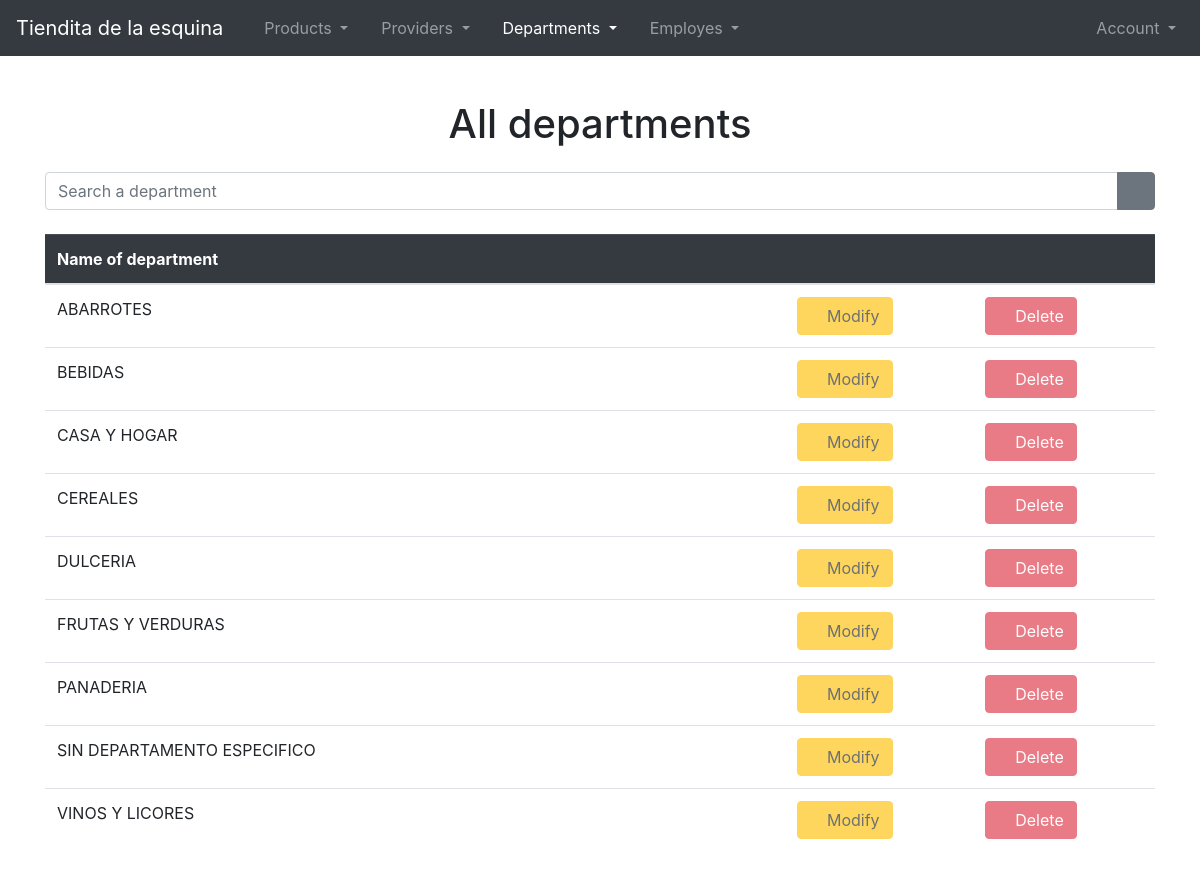
Page /show-departments/ (signed in) on the committed database.
### Departments/models.py (models this page shows)
class Department( models.Model ):
    departmentname = models.CharField(max_length = 100, blank = False)
    def __str__(self):
        return self.departmentname

### Departments/views.py (the view)
# urls.py: path('show-departments/', views.ShowDepartmentsListView.as_view(), name = 'showdeppartmentspage'),
class ShowDepartmentsListView( LoginRequiredMixin, ListView ):
    login_url = 'loginpage'
    template_name = 'showdepartments.html'
    queryset = Department.objects.all().order_by('departmentname')
    def get_context_data(self, **kwargs):
        context = super().get_context_data(**kwargs)
        context['titleOfPage'] = "Show all departments"
        context['nameOfApplication'] = NAME_OF_PROJECT
        return context

### project.py (called while the page is built)
def NAME_OF_PROJECT():
    return 'Tiendita de la esquina'

### Departments/templates/showdepartments.html
{% extends 'shared/body.html' %}
{% block content %}
    <div class="col-12 mb-3">
        <center>
            <h1>All departments</h1>
        </center>
    </div>
    <div class="col-12 mt-4 mt-sm-4 mt-md-0 mt-lg-0 mt-xl-0">
        <div class="row">
            <div class="col-12">
                <form action="{% url 'Departments:searcheddepartment' %}">
                    <div class="input-group mb-3">
                        <input name="dep" type="text" class="form-control" placeholder="Search a department">
                        <div class="input-group-append">
                            <button type="submit" class="btn btn-secondary">
                                <i class="bi bi-search"></i>
                            </button>
                        </div>
                    </div>
                </form>
            </div>
        </div>
        <div class="row">
            <div class="col-12 mt-2">
                <div class="table-responsive">
                    <table class="table">
                        <thead class="table-dark">
                            <tr>
                                <th scope="col">Name of department</th>
                                <th scope="col"></th>
                                <th scope="col"></th>
                            </tr>
                        </thead>
                        <tbody>
                            {% for dep in object_list %}
                                <tr class>
                                    <td class="col-8">{{ dep }}</td>
                                    <td>
                                        <button class="btn btn-warning" disabled>
                                            <i class="bi bi-pencil"></i>
                                            Modify
                                        </button>
                                    </td>
                                    <td>
                                        <button class="btn btn-danger" disabled>
                                            <i class="bi bi-trash"></i>
                                            Delete
                                        </button>
                                    </td>
                                </tr>
                            {% endfor %}
                        </tbody>
                    </table>
                </div>
            </div>
        </div>
    </div>
{% endblock %}

### rows in the picture
Department: departmentname "ABARROTES"
Department: departmentname "BEBIDAS"
Department: departmentname "CASA Y HOGAR"
Department: departmentname "CEREALES"
Department: departmentname "DULCERIA"
Department: departmentname "FRUTAS Y VERDURAS"
Department: departmentname "PANADERIA"
Department: departmentname "SIN DEPARTAMENTO ESPECIFICO"
Department: departmentname "VINOS Y LICORES"

### other values in the picture
{{ nameOfApplication }} "Tiendita de la esquina"
